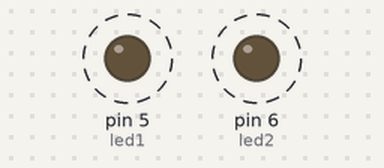
The sketch below on a simulated Arduino Uno, built with avr-gcc and run on an emulated ATmega328P. Shown: output pins drawn as LEDs (lit = HIGH). Dashed ring = blinking.

Above: at 0.15 s.
Timing chart, 0 to 4.6 s (numbered marks = the images above):
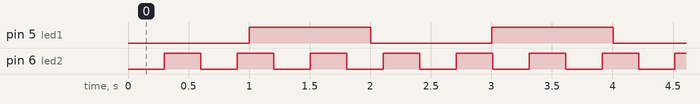

Measured:
- by itself, pin 5 (led1): alternates HIGH for 1.0 s and LOW for 1.0 s
- by itself, pin 6 (led2): alternates HIGH for 0.30 s and LOW for 0.30 s

The sketch:

BlinkLeds.ino
```cpp
int led1 = 5;
int led2 = 6;
unsigned long time1 = 0;
unsigned long time2 = 0;

void setup() {
  // put your setup code here, to run once:
  pinMode(led1, OUTPUT);
  pinMode(led2, OUTPUT);
}

void loop() {
  // put your main code here, to run repeatedly:
  if ((unsigned long) (millis()-time1) > 1000) {
    if (digitalRead(led1) == LOW) {
      digitalWrite(led1, HIGH);
    }
    else {
      digitalWrite(led1, LOW);
    }
    time1=millis();
  }
  if ((unsigned long) (millis()-time2) > 300) {
    if (digitalRead(led2) == LOW) {
      digitalWrite(led2, HIGH);
    }
    else {
      digitalWrite(led2, LOW);
    }
    time2=millis();
  }
}
```
